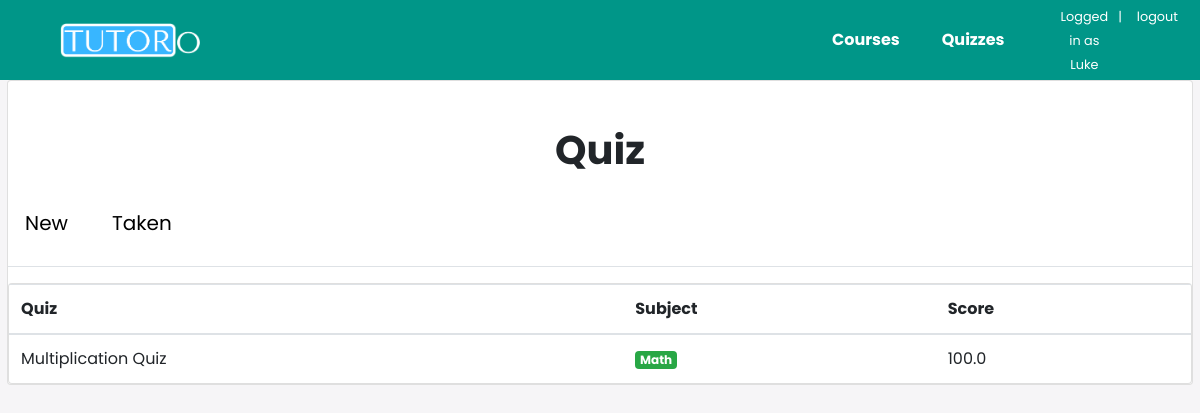
/students/taken/ (signed in), run on an earlier commit of the app's database.
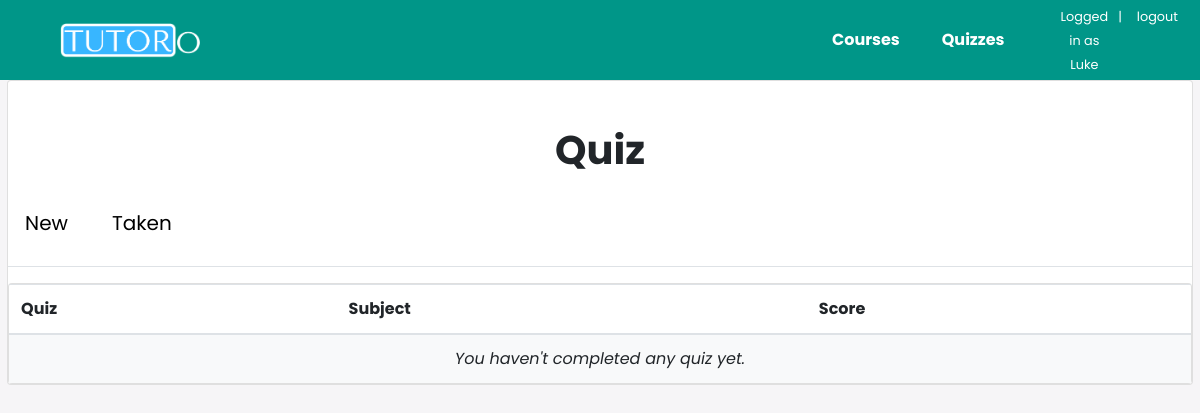
And on a later commit of the database.
### quiz/models.py (models this page shows, shortened)
class TakenQuiz(models.Model):
    student = models.ForeignKey(Student, on_delete=models.CASCADE, related_name='taken_quizzes')
    quiz = models.ForeignKey(Quiz, on_delete=models.CASCADE, related_name='taken_quizzes')
    score = models.FloatField()
    date = models.DateTimeField(auto_now_add=True)

class Quiz(models.Model):
    owner = models.ForeignKey(User, on_delete=models.CASCADE, related_name='quizzes')
    name = models.CharField(max_length=255)
    subject = models.ForeignKey(Subject, on_delete=models.CASCADE, related_name='quizzes')

class Subject(models.Model):
    name = models.CharField(max_length=30)
    color = models.CharField(max_length=7, default='#007bff')
    def get_html_badge(self):
        name = escape(self.name)
        color = escape(self.color)
        html = '<span class="badge badge-primary" style="background-color: %s">%s</span>' % (color, name)
        return mark_safe(html)

### quiz/views/students.py (the view)
# urls.py: path('taken/', students.TakenQuizListView.as_view(), name='taken_quiz_list'),
@method_decorator([login_required, student_required], name='dispatch')
class TakenQuizListView(ListView):
    model = TakenQuiz
    context_object_name = 'taken_quizzes'
    template_name = 'quiz/students/taken_quiz_list.html'
    def get_queryset(self):
        queryset = self.request.user.student.taken_quizzes \
            .select_related('quiz', 'quiz__subject') \
            .order_by('quiz__name')
        return queryset

### quiz/templates/quiz/students/taken_quiz_list.html
{% extends 'quiz/base.html' %}
{% block content %}
  <h1>Quiz</h1>
  <ul class="nav nav-tabs mb-3">
    <li class="nav-item">
      <a class="nav-link{% if active == 'new' %} active{% endif %}" style='color: black; font-size: 20px' href="{% url 'students:quiz_list' %}">New</a>
    </li>
    <li class="nav-item">
      <a class="nav-link{% if active == 'taken' %} active{% endif %}" style='color: black; font-size: 20px' href="{% url 'students:taken_quiz_list' %}">Taken</a>
    </li>
  </ul>
  <div class="card">
    <table class="table mb-0">
      <thead>
        <tr>
          <th>Quiz</th>
          <th>Subject</th>
          <th>Score</th>
        </tr>
      </thead>
      <tbody>
        {% for taken_quiz in taken_quizzes %}
          <tr>
            <td>{{ taken_quiz.quiz.name }}</td>
            <td>{{ taken_quiz.quiz.subject.get_html_badge }}</td>
            <td>{{ taken_quiz.score }}</td>
          </tr>
        {% empty %}
          <tr>
            <td class="bg-light text-center font-italic" colspan="3">You haven't completed any quiz yet.</td>
          </tr>
        {% endfor %}
      </tbody>
    </table>
  </div>
{% endblock %}

What changed in the data, as far as the page shows it:
removed TakenQuiz: quiz.name "Multiplication Quiz", quiz.subject.get_html_badge "Math", score "100.0"
Also different on the page:
text now shown: "You haven't completed any quiz yet."
